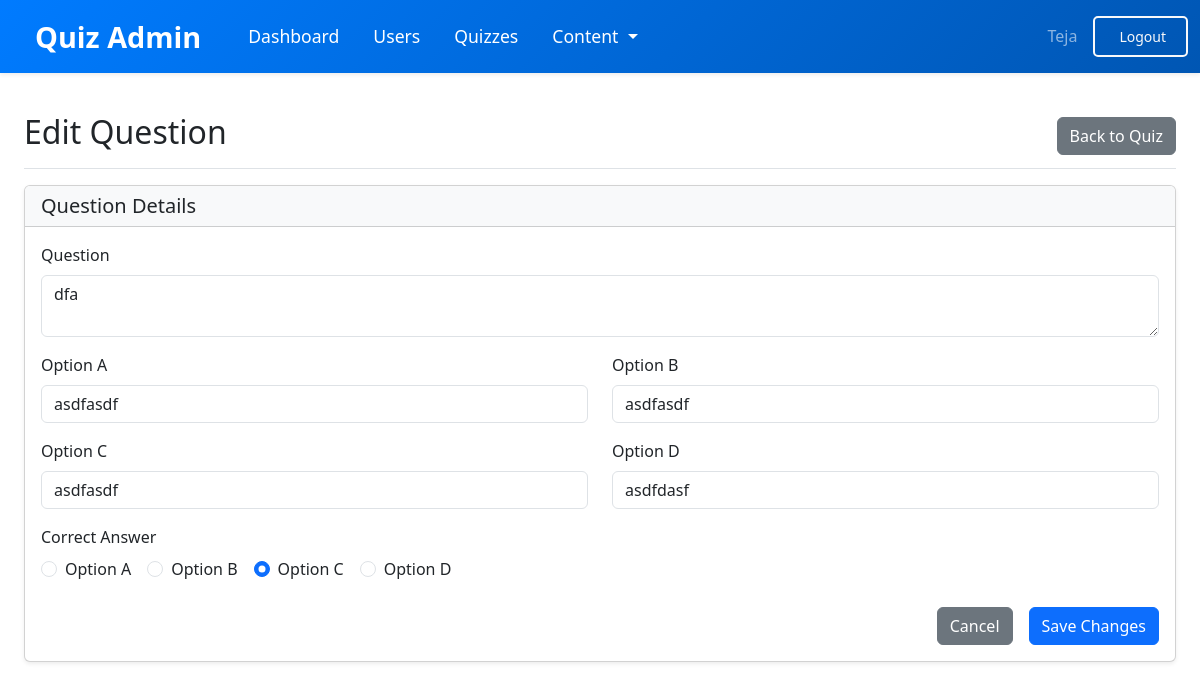
The app's page /admin/edit/questions/1 (signed in) with its own data.
### models/models.py (models this page shows)
class User(db.Model , UserMixin):
    __tablename__ = 'user'
    id = db.Column(db.Integer , primary_key = True,autoincrement=True)
    email = db.Column(db.String(150) , unique=True)
    password = db.Column(db.String(150))
    name = db.Column(db.String(150))
    qualification = db.Column(db.String(150))
    dob = db.Column(db.Date, nullable=True)
    is_admin = db.Column(db.Boolean, default=False)
    scores = db.relationship('Score', backref='user', lazy=True)

class Question(db.Model,UserMixin):
    __tablename__ = 'question'
    id = db.Column(db.Integer , primary_key = True,autoincrement=True)
    quiz_id = db.Column(db.Integer,db.ForeignKey('quiz.id'),nullable=False)
    quest = db.Column(db.Text,nullable=False)
    option1 = db.Column(db.String(255), nullable=False)
    option2 = db.Column(db.String(255), nullable=False)
    option3 = db.Column(db.String(255), nullable=False)
    option4 = db.Column(db.String(255), nullable=False)
    answer = db.Column(db.Integer,nullable=False)

### models/admin.py (the view, shortened to what this page needs)
@admin.route('/edit/questions/<int:question_id>' , methods=['GET' , 'POST'])
@login_required
@admin_required
def edit_question(question_id):
    from .models import Question
    question = Question.query.get_or_404(question_id)
    return render_template('admin/edit_question.html', user=current_user, question=question)

### models/__init__.py (called while the page is built)
def create_app():
    app = Flask(__name__, template_folder=r'C:\Users\DELL\OneDrive\Desktop\quiz-app(final)\quiz-application\templates')
    app.config['SECRET_KEY'] = '24f1005262'
    app.config['SQLALCHEMY_DATABASE_URI'] = f'sqlite:///{DB_NAME}'
    app.config['SQLALCHEMY_TRACK_MODIFICATIONS'] = False
    db.init_app(app)
    from .models import User
    l_manager = LoginManager()
    l_manager.login_view = 'auth.login'
    l_manager.init_app(app)
    @l_manager.user_loader
    def load_user(id):
        return User.query.get(int(id))
    from .auth import auth
    from .views import views
    from .admin import admin
    app.register_blueprint(auth, url_prefix='/')
    app.register_blueprint(views, url_prefix='/')
    app.register_blueprint(admin, url_prefix='/admin')
    create_database(app)
    create_admin(app)
    return app

### models/admin.py (called while the page is built)
def admin_required(f):
    @wraps(f)
    def decorated_function(*args, **kwargs):
        if not current_user.is_authenticated or not current_user.is_admin:
            flash('Access denied. Admin privileges required.', category='error')
            return redirect(url_for('views.home'))
        return f(*args, **kwargs)
    return decorated_function

### templates/admin/edit_question.html (shortened to what this page needs)
{% extends "admin/admin_layout.html" %}
{% block admin_content %}
<div class="d-flex justify-content-between flex-wrap flex-md-nowrap align-items-center pt-3 pb-2 mb-3 border-bottom">
    <h1 class="h2">Edit Question</h1>
    <div class="btn-toolbar">
        <a href="{{ url_for('admin.view_quiz', quiz_id=question.quiz_id) }}" class="btn btn-secondary">Back to Quiz</a>
    </div>
</div>
<div class="row mb-4">
    <div class="col-md-12">
        <div class="card shadow-sm">
            <div class="card-header bg-light">
                <h5 class="mb-0">Question Details</h5>
            </div>
            <div class="card-body">
                <form method="POST" action="{{ url_for('admin.edit_question', question_id=question.id) }}">
                    <div class="mb-3">
                        <label for="que" class="form-label">Question</label>
                        <textarea class="form-control" id="que" name="que" rows="2" required>{{ question.quest }}</textarea>
                    </div>
                    <div class="row mb-3">
                        <div class="col-md-6">
                            <label for="option1" class="form-label">Option A</label>
                            <input type="text" class="form-control" id="option1" name="option1" value="{{ question.option1 }}" required>
                        </div>
                        <div class="col-md-6">
                            <label for="option2" class="form-label">Option B</label>
                            <input type="text" class="form-control" id="option2" name="option2" value="{{ question.option2 }}" required>
                        </div>
                    </div>
                    <div class="row mb-3">
                        <div class="col-md-6">
                            <label for="option3" class="form-label">Option C</label>
                            <input type="text" class="form-control" id="option3" name="option3" value="{{ question.option3 }}" required>
                        </div>
                        <div class="col-md-6">
                            <label for="option4" class="form-label">Option D</label>
                            <input type="text" class="form-control" id="option4" name="option4" value="{{ question.option4 }}" required>
                        </div>
                    </div>
                    <div class="mb-4">
                        <label class="form-label">Correct Answer</label>
                        <div class="d-flex flex-wrap gap-3">
                            <div class="form-check">
                                <input class="form-check-input" type="radio" name="answer" id="answer1" value="option1" {% if question.answer == 'option1' %}checked{% endif %} required>
                                <label class="form-check-label" for="answer1">
                                    Option A
                                </label>
                            </div>
                            <div class="form-check">
                                <input class="form-check-input" type="radio" name="answer" id="answer2" value="option2" {% if question.answer == 'option2' %}checked{% endif %}>
                                <label class="form-check-label" for="answer2">
                                    Option B
                                </label>
                            </div>
                            <div class="form-check">
                                <input class="form-check-input" type="radio" name="answer" id="answer3" value="option3" {% if question.answer == 'option3' %}checked{% endif %}>
                                <label class="form-check-label" for="answer3">
                                    Option C
                                </label>
                            </div>
                            <div class="form-check">
                                <input class="form-check-input" type="radio" name="answer" id="answer4" value="option4" {% if question.answer == 'option4' %}checked{% endif %}>
                                <label class="form-check-label" for="answer4">
                                    Option D
                                </label>
                            </div>
                        </div>
                    </div>
                    <div class="d-grid gap-2 d-md-flex justify-content-md-end">
                        <a href="{{ url_for('admin.view_quiz', quiz_id=question.quiz_id) }}" class="btn btn-secondary me-md-2">Cancel</a>
                        <button type="submit" class="btn btn-primary">Save Changes</button>
                    </div>
                </form>
            </div>
        </div>
    </div>
</div>
{% endblock %}

### templates/admin/admin_layout.html (shortened to what this page needs)
{% extends "layout.html" %}
{% block content %}
<nav class="navbar navbar-expand-lg navbar-dark bg-dark shadow-sm sticky-top">
    <div class="container-fluid">
        <a class="navbar-brand" href="{{ url_for('admin.dashboard') }}">
            Quiz Admin
        </a>
        <div class="collapse navbar-collapse" id="adminNavbar">
            <ul class="navbar-nav me-auto mb-2 mb-lg-0">
                <li class="nav-item">
                    <a class="nav-link {% if request.endpoint == 'admin.dashboard' %}active{% endif %}" href="{{ url_for('admin.dashboard') }}">
                        Dashboard
                    </a>
                </li>
                <li class="nav-item">
                    <a class="nav-link {% if request.endpoint == 'admin.users' %}active{% endif %}" href="{{ url_for('admin.users') }}">
                        Users
                    </a>
                </li>
                <li class="nav-item">
                    <a class="nav-link {% if request.endpoint == 'admin.quizzes' %}active{% endif %}" href="{{ url_for('admin.quizzes') }}">
                        Quizzes
                    </a>
                </li>
                <li class="nav-item dropdown">
                    <a class="nav-link dropdown-toggle" href="#" id="contentDropdown" role="button" data-bs-toggle="dropdown" aria-expanded="false">
                        Content
                    </a>
                </li>
            </ul>
            <div class="d-flex">
                <span class="navbar-text me-3">
                     {{ user.name }}
                </span>
                <a href="{{ url_for('auth.logout') }}" class="btn btn-outline-light btn-sm">
                    Logout
                </a>
            </div>
        </div>
    </div>
</nav>
<div class="container-fluid py-4 px-4">
    {% block admin_content %}{% endblock %}
</div>
{% endblock %}

### templates/layout.html (style rules this page uses)
.navbar { background: linear-gradient(135deg, #007bff, #0056b3); padding: 15px 0; transition: 0.3s ease-in-out; }
.navbar-brand { font-size: 1.8rem; font-weight: bold; color: #fff; transition: 0.3s; padding: 0 15px; }
.navbar-nav { align-items: center; gap: 10px; }
.navbar-nav .nav-link { color: #ffffff; font-size: 1.1rem; padding: 8px 15px; transition: 0.3s; border-radius: 5px; }
.nav-item { display: flex; align-items: center; }
.navbar .btn-outline-light { padding: 8px 20px; border-width: 2px; font-weight: 500; border-radius: 5px; transition: all 0.3s ease; }
.navbar-collapse { justify-content: flex-end; }

### records on screen
User: name "Teja"
Question: que "dfa", option1 "asdfasdf", option2 "asdfasdf", option3 "asdfasdf", option4 "asdfdasf", answer "☐ Option A", answer "☐ Option B", answer "☑ Option C", answer "☐ Option D"
